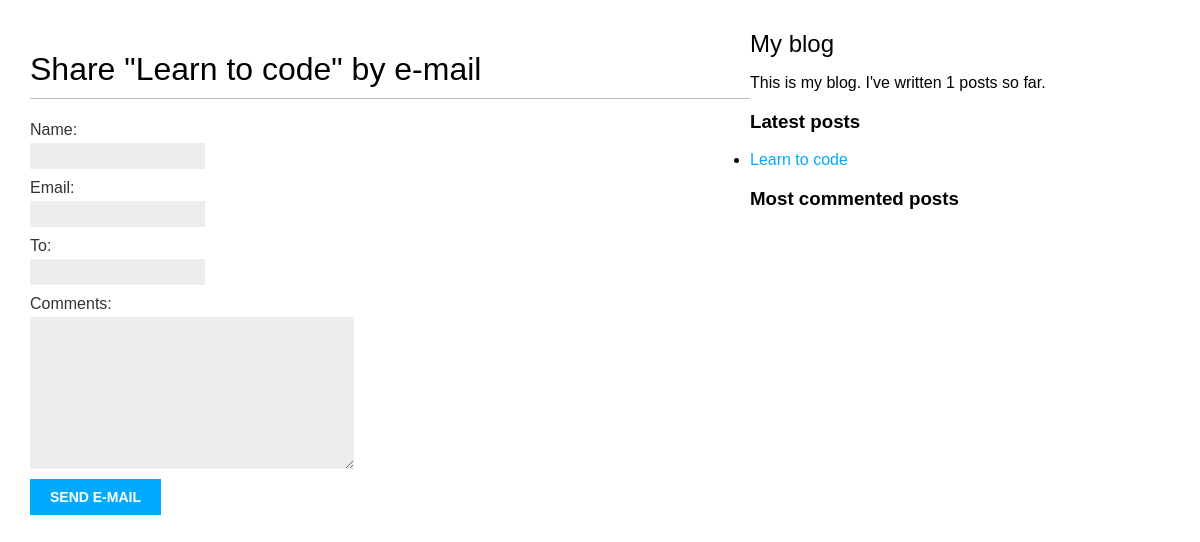
/blog/1/share/, run on an earlier commit of the app's database.
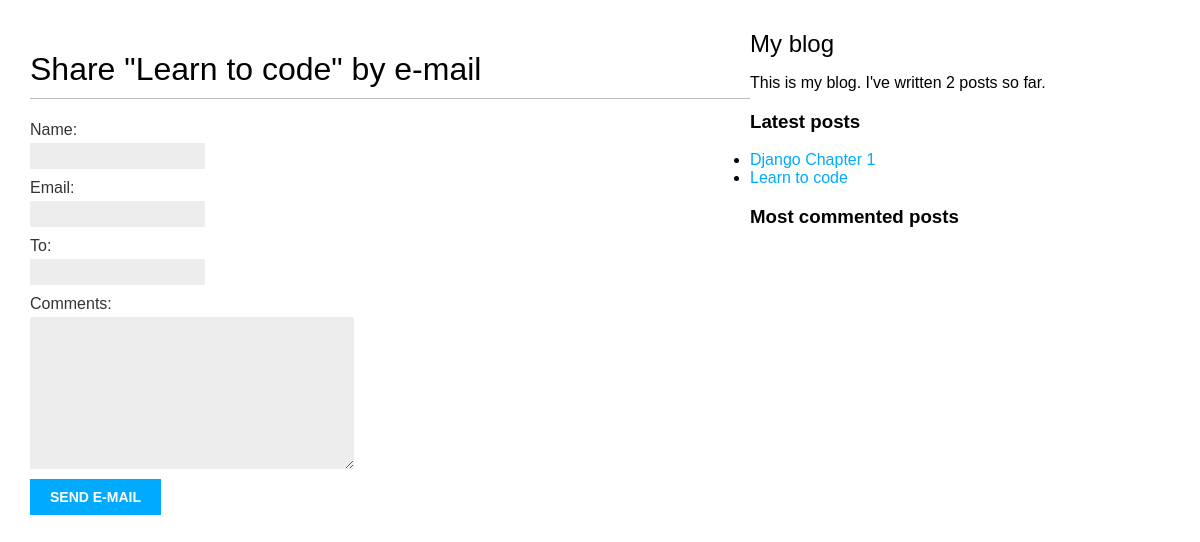
And on a later commit of the database.
### blog/models.py (models this page shows, shortened)
class Post(models.Model):
    STATUS_CHOICES = (
        ('draft', 'Draft'),
        ('published', 'Published'),
    )
    title = models.CharField(max_length=250)
    slug = models.SlugField(max_length=250,
                            unique_for_date='publish')
    author = models.ForeignKey(User,
                               on_delete=models.CASCADE,
                               related_name='blog_posts')
    body = models.TextField()
    publish = models.DateTimeField(default=timezone.now)
    created = models.DateTimeField(auto_now_add=True)
    updated = models.DateTimeField(auto_now=True)
    status = models.CharField(max_length=10,
                              choices=STATUS_CHOICES,
                              default='draft')
    objects = models.Manager()  # The default manager.
    published = PublishedManager()  # Our custom manager.
    tags = TaggableManager()
    class Meta:
        ordering = ('-publish',)
    def get_absolute_url(self):
        return reverse('blog:post_detail',
                       args=[self.publish.year,
                             self.publish.month,
                             self.publish.day,
                             self.slug])

### blog/views.py (the view)
def post_share(request, post_id):
    post = get_object_or_404(Post, id=post_id, status='published')
    sent = False
    if request.method == 'POST':
        form = EmailPostForm(request.POST)
        if form.is_valid():
            cd = form.cleaned_data
            post_url = request.build_absolute_uri(
                post.get_absolute_url())
            subject = '{} ({}) recommends you reading "{}"'.format(
                cd['name'], cd['email'], post.title)
            message = 'Read "{}" at {}\n\n{}\'s comments: {}'.format(
                post.title, post_url, cd['name'], cd['comments'])
            send_mail(subject, message, 'admin@myblog.com',
                      [cd['to']])
            sent = True
    else:
        form = EmailPostForm()
    return render(request, 'blog/post/share.html', {'post': post,
                                                    'form': form,
                                                    'sent': sent})

### blog/forms.py
class EmailPostForm(forms.Form):
    name = forms.CharField(max_length=25)
    email = forms.EmailField()
    to = forms.EmailField()
    comments = forms.CharField(required=False,
                               widget=forms.Textarea)

### blog/models.py (called while the page is built)
    def get_queryset(self):
        return super(PublishedManager, self).get_queryset().filter(status='published')

### blog/templatetags/blog_tags.py (called while the page is built)
@register.simple_tag
def total_posts():
    return Post.published.count()

@register.inclusion_tag('blog/post/latest_posts.html')
def show_latest_posts(count=5):
    latest_posts = Post.published.order_by('-publish')[:count]
    return {'latest_posts': latest_posts}

@register.simple_tag
def get_most_commented_posts(count=5):
    return Post.published.annotate(
        total_comments=Count('comments')
    ).order_by('-total_comments')[:count]

### blog/templates/blog/post/share.html (shortened to what this page needs)
{% extends "blog/base.html" %}
{% block content %}
 {% if sent %}
    <h1>E-mail successfully sent</h1>
    <p>
        "{{post.title }}" was successfully sent to {{ form.cleaned_data.to }}.
    </p>
{% else %}
    <h1>Share "{{ post.title }}" by e-mail</h1>
    <form action="." method="post">
    {{ form.as_p }}
    <input type = "submit" value="send e-mail">
    </form>
    {% endif %}
{% endblock %}

### blog/templates/blog/post/latest_posts.html
<ul>
{% for post in latest_posts %}
 <li>
   <a ref="{{ post.get_absolute_url }}">{{ post.title }}</a>
 </li>
{% endfor %}
</ul>

What changed in the data, as far as the page shows it:
now on this page (row edited): Post: title "Django Chapter 1"
Also different on the page:
text no longer shown: "1"
text now shown: "2"
